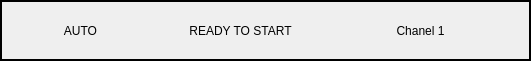
     <widget class="QFrame" name="frame_14">
      <property name="geometry">
       <rect>
        <x>120</x>
        <y>0</y>
        <width>531</width>
        <height>61</height>
       </rect>
      </property>
      <property name="frameShape">
       <enum>QFrame::Shape::Box</enum>
      </property>
      <property name="frameShadow">
       <enum>QFrame::Shadow::Plain</enum>
      </property>
      <property name="lineWidth">
       <number>2</number>
      </property>
      <widget class="QLabel" name="label_chanel_4">
       <property name="geometry">
        <rect>
         <x>380</x>
         <y>10</y>
         <width>81</width>
         <height>41</height>
        </rect>
       </property>
       <property name="text">
        <string>Chanel 1</string>
       </property>
       <property name="alignment">
        <set>Qt::AlignmentFlag::AlignCenter</set>
       </property>
      </widget>
      <widget class="QLabel" name="label_sostoyanine_4">
       <property name="geometry">
        <rect>
         <x>180</x>
         <y>10</y>
         <width>121</width>
         <height>41</height>
        </rect>
       </property>
       <property name="text">
        <string>READY TO START</string>
       </property>
       <property name="alignment">
        <set>Qt::AlignmentFlag::AlignCenter</set>
       </property>
      </widget>
      <widget class="QLabel" name="label_rejim_isp_4">
       <property name="geometry">
        <rect>
         <x>40</x>
         <y>10</y>
         <width>81</width>
         <height>41</height>
        </rect>
       </property>
       <property name="text">
        <string>AUTO</string>
       </property>
       <property name="alignment">
        <set>Qt::AlignmentFlag::AlignCenter</set>
       </property>
      </widget>
     </widget>
